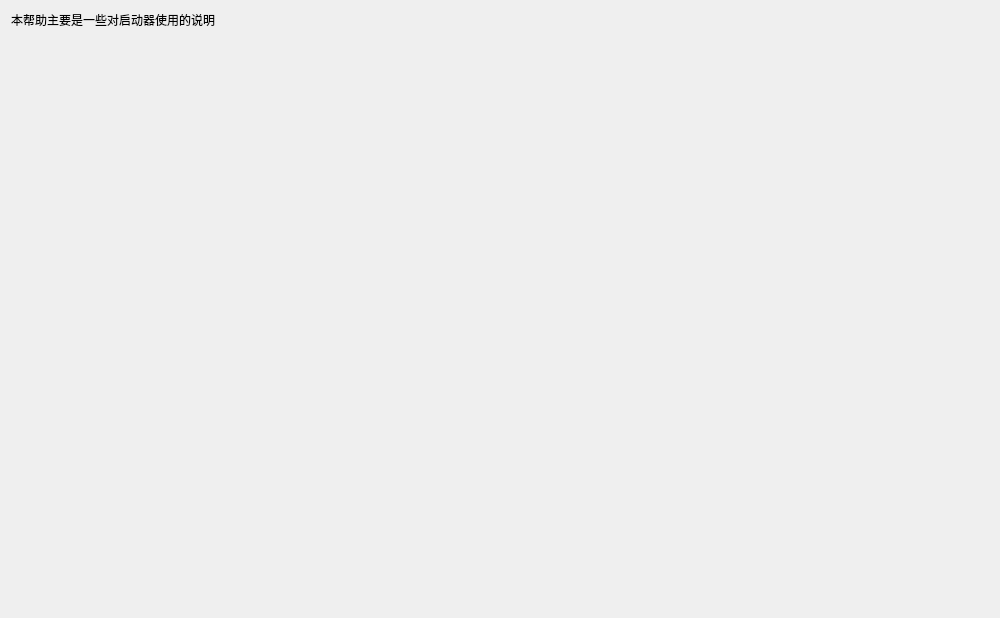
<?xml version="1.0" encoding="UTF-8"?>
<ui version="4.0">
 <class>Launcher</class>
 <widget class="QWidget" name="Launcher">
  <property name="geometry">
   <rect>
    <x>0</x>
    <y>0</y>
    <width>1000</width>
    <height>618</height>
   </rect>
  </property>
  <property name="windowTitle">
   <string>启动器</string>
  </property>
  <layout class="QGridLayout" name="gridLayout">
   <item row="1" column="0">
    <spacer name="verticalSpacer">
     <property name="orientation">
      <enum>Qt::Vertical</enum>
     </property>
     <property name="sizeHint" stdset="0">
      <size>
       <width>0</width>
       <height>0</height>
      </size>
     </property>
    </spacer>
   </item>
   <item row="0" column="0">
    <widget class="BodyLabel" name="BodyLabel">
     <property name="text">
      <string>本帮助主要是一些对启动器使用的说明</string>
     </property>
     <property name="wordWrap">
      <bool>true</bool>
     </property>
    </widget>
   </item>
  </layout>
 </widget>
 <customwidgets>
  <customwidget>
   <class>BodyLabel</class>
   <extends>QLabel</extends>
   <header>qfluentwidgets</header>
  </customwidget>
 </customwidgets>
 <resources/>
 <connections/>
</ui>
